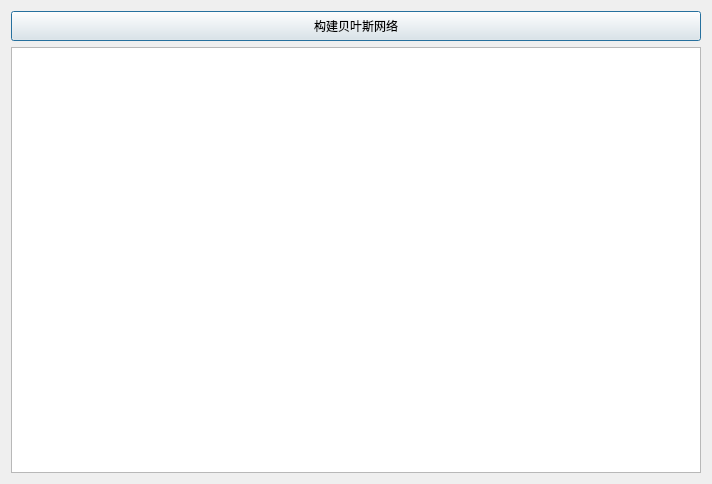
<?xml version="1.0" encoding="UTF-8"?>
<ui version="4.0">
 <class>page_3</class>
 <widget class="QWidget" name="page_3">
  <property name="geometry">
   <rect>
    <x>0</x>
    <y>0</y>
    <width>712</width>
    <height>484</height>
   </rect>
  </property>
  <property name="windowTitle">
   <string>Form</string>
  </property>
  <layout class="QVBoxLayout" name="verticalLayout">
   <item>
    <widget class="QPushButton" name="pushButton_2">
     <property name="minimumSize">
      <size>
       <width>0</width>
       <height>30</height>
      </size>
     </property>
     <property name="text">
      <string>构建贝叶斯网络</string>
     </property>
     <property name="checkable">
      <bool>false</bool>
     </property>
     <property name="autoDefault">
      <bool>true</bool>
     </property>
     <property name="default">
      <bool>true</bool>
     </property>
    </widget>
   </item>
   <item>
    <widget class="QTextEdit" name="textEdit"/>
   </item>
  </layout>
 </widget>
 <resources/>
 <connections/>
</ui>
